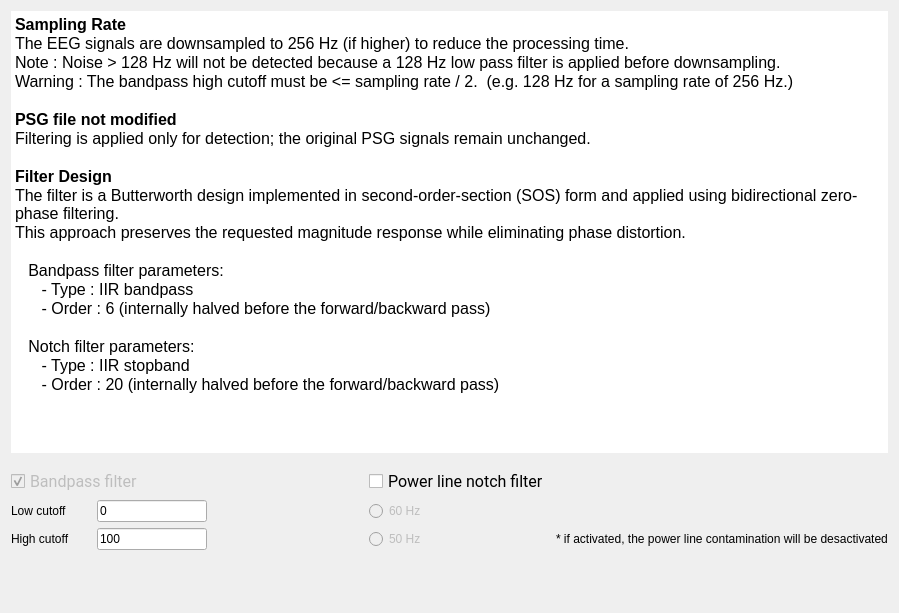
<?xml version="1.0" encoding="UTF-8"?>
<ui version="4.0">
 <class>FilterSignalsStep</class>
 <widget class="QWidget" name="FilterSignalsStep">
  <property name="geometry">
   <rect>
    <x>0</x>
    <y>0</y>
    <width>899</width>
    <height>613</height>
   </rect>
  </property>
  <property name="windowTitle">
   <string/>
  </property>
  <property name="toolTip">
   <string/>
  </property>
  <property name="styleSheet">
   <string notr="true">font: 12pt &quot;Roboto&quot;;</string>
  </property>
  <layout class="QVBoxLayout" name="verticalLayout_2">
   <item>
    <layout class="QVBoxLayout" name="verticalLayout">
     <property name="sizeConstraint">
      <enum>QLayout::SizeConstraint::SetFixedSize</enum>
     </property>
     <item>
      <widget class="QTextBrowser" name="textBrowser">
       <property name="maximumSize">
        <size>
         <width>16777215</width>
         <height>450</height>
        </size>
       </property>
       <property name="frameShape">
        <enum>QFrame::Shape::NoFrame</enum>
       </property>
       <property name="frameShadow">
        <enum>QFrame::Shadow::Plain</enum>
       </property>
       <property name="lineWidth">
        <number>0</number>
       </property>
       <property name="html">
        <string>&lt;!DOCTYPE HTML PUBLIC &quot;-//W3C//DTD HTML 4.0//EN&quot; &quot;http://www.w3.org/TR/REC-html40/strict.dtd&quot;&gt;
&lt;html&gt;&lt;head&gt;&lt;meta name=&quot;qrichtext&quot; content=&quot;1&quot; /&gt;&lt;meta charset=&quot;utf-8&quot; /&gt;&lt;style type=&quot;text/css&quot;&gt;
p, li { white-space: pre-wrap; }
hr { height: 1px; border-width: 0; }
li.unchecked::marker { content: &quot;\2610&quot;; }
li.checked::marker { content: &quot;\2612&quot;; }
&lt;/style&gt;&lt;/head&gt;&lt;body style=&quot; font-family:'Roboto'; font-size:12pt; font-weight:400; font-style:normal;&quot;&gt;
&lt;p style=&quot; margin-top:0px; margin-bottom:0px; margin-left:0px; margin-right:0px; -qt-block-indent:0; text-indent:0px;&quot;&gt;&lt;span style=&quot; font-weight:700;&quot;&gt;Sampling Rate&lt;/span&gt;&lt;/p&gt;
&lt;p style=&quot; margin-top:0px; margin-bottom:0px; margin-left:0px; margin-right:0px; -qt-block-indent:0; text-indent:0px;&quot;&gt;The EEG signals are downsampled to 256 Hz (if higher) to reduce the processing time.&lt;/p&gt;
&lt;p style=&quot; margin-top:0px; margin-bottom:0px; margin-left:0px; margin-right:0px; -qt-block-indent:0; text-indent:0px;&quot;&gt;Note : Noise &amp;gt; 128 Hz will not be detected because a 128 Hz low pass filter is applied before downsampling.&lt;/p&gt;
&lt;p style=&quot; margin-top:0px; margin-bottom:0px; margin-left:0px; margin-right:0px; -qt-block-indent:0; text-indent:0px;&quot;&gt;Warning : The bandpass high cutoff must be &amp;lt;= sampling rate / 2.  (e.g. 128 Hz for a sampling rate of 256 Hz.)&lt;/p&gt;
&lt;p style=&quot;-qt-paragraph-type:empty; margin-top:0px; margin-bottom:0px; margin-left:0px; margin-right:0px; -qt-block-indent:0; text-indent:0px;&quot;&gt;&lt;br /&gt;&lt;/p&gt;
&lt;p style=&quot; margin-top:0px; margin-bottom:0px; margin-left:0px; margin-right:0px; -qt-block-indent:0; text-indent:0px;&quot;&gt;&lt;span style=&quot; font-weight:700;&quot;&gt;PSG file not modified&lt;/span&gt;&lt;/p&gt;
&lt;p style=&quot; margin-top:0px; margin-bottom:0px; margin-left:0px; margin-right:0px; -qt-block-indent:0; text-indent:0px;&quot;&gt;Filtering is applied only for detection; the original PSG signals remain unchanged.&lt;/p&gt;
&lt;p style=&quot;-qt-paragraph-type:empty; margin-top:0px; margin-bottom:0px; margin-left:0px; margin-right:0px; -qt-block-indent:0; text-indent:0px;&quot;&gt;&lt;br /&gt;&lt;/p&gt;
&lt;p style=&quot; margin-top:0px; margin-bottom:0px; margin-left:0px; margin-right:0px; -qt-block-indent:0; text-indent:0px;&quot;&gt;&lt;span style=&quot; font-weight:700;&quot;&gt;Filter Design&lt;/span&gt;&lt;/p&gt;
&lt;p style=&quot; margin-top:0px; margin-bottom:0px; margin-left:0px; margin-right:0px; -qt-block-indent:0; text-indent:0px;&quot;&gt;The filter is a Butterworth design implemented in second-order-section (SOS) form and applied using bidirectional zero-phase filtering. &lt;/p&gt;
&lt;p style=&quot; margin-top:0px; margin-bottom:0px; margin-left:0px; margin-right:0px; -qt-block-indent:0; text-indent:0px;&quot;&gt;This approach preserves the requested magnitude response while eliminating phase distortion.&lt;/p&gt;
&lt;p style=&quot;-qt-paragraph-type:empty; margin-top:0px; margin-bottom:0px; margin-left:0px; margin-right:0px; -qt-block-indent:0; text-indent:0px;&quot;&gt;&lt;br /&gt;&lt;/p&gt;
&lt;p style=&quot; margin-top:0px; margin-bottom:0px; margin-left:0px; margin-right:0px; -qt-block-indent:0; text-indent:0px;&quot;&gt;   Bandpass filter parameters:&lt;/p&gt;
&lt;p style=&quot; margin-top:0px; margin-bottom:0px; margin-left:0px; margin-right:0px; -qt-block-indent:0; text-indent:0px;&quot;&gt;      - Type : IIR bandpass&lt;/p&gt;
&lt;p style=&quot; margin-top:0px; margin-bottom:0px; margin-left:0px; margin-right:0px; -qt-block-indent:0; text-indent:0px;&quot;&gt;      - Order : 6 (internally halved before the forward/backward pass)&lt;/p&gt;
&lt;p style=&quot;-qt-paragraph-type:empty; margin-top:0px; margin-bottom:0px; margin-left:0px; margin-right:0px; -qt-block-indent:0; text-indent:0px;&quot;&gt;&lt;br /&gt;&lt;/p&gt;
&lt;p style=&quot; margin-top:0px; margin-bottom:0px; margin-left:0px; margin-right:0px; -qt-block-indent:0; text-indent:0px;&quot;&gt;   Notch filter parameters:&lt;/p&gt;
&lt;p style=&quot; margin-top:0px; margin-bottom:0px; margin-left:0px; margin-right:0px; -qt-block-indent:0; text-indent:0px;&quot;&gt;      - Type : IIR stopband&lt;/p&gt;
&lt;p style=&quot; margin-top:0px; margin-bottom:0px; margin-left:0px; margin-right:0px; -qt-block-indent:0; text-indent:0px;&quot;&gt;      - Order : 20 (internally halved before the forward/backward pass)&lt;/p&gt;
&lt;p style=&quot;-qt-paragraph-type:empty; margin-top:0px; margin-bottom:0px; margin-left:0px; margin-right:0px; -qt-block-indent:0; text-indent:0px;&quot;&gt;&lt;br /&gt;&lt;/p&gt;&lt;/body&gt;&lt;/html&gt;</string>
       </property>
      </widget>
     </item>
     <item>
      <spacer name="verticalSpacer_2">
       <property name="orientation">
        <enum>Qt::Orientation::Vertical</enum>
       </property>
       <property name="sizeType">
        <enum>QSizePolicy::Policy::Fixed</enum>
       </property>
       <property name="sizeHint" stdset="0">
        <size>
         <width>20</width>
         <height>10</height>
        </size>
       </property>
      </spacer>
     </item>
     <item>
      <layout class="QGridLayout" name="gridLayout">
       <property name="sizeConstraint">
        <enum>QLayout::SizeConstraint::SetFixedSize</enum>
       </property>
       <item row="0" column="3">
        <widget class="QCheckBox" name="notch_checkBox">
         <property name="font">
          <font>
           <family>Roboto</family>
           <pointsize>12</pointsize>
           <italic>false</italic>
           <bold>false</bold>
          </font>
         </property>
         <property name="text">
          <string>Power line notch filter</string>
         </property>
        </widget>
       </item>
       <item row="2" column="3">
        <widget class="QRadioButton" name="radioButton_50Hz">
         <property name="enabled">
          <bool>false</bool>
         </property>
         <property name="text">
          <string>50 Hz</string>
         </property>
        </widget>
       </item>
       <item row="1" column="0">
        <widget class="QLabel" name="label">
         <property name="minimumSize">
          <size>
           <width>80</width>
           <height>0</height>
          </size>
         </property>
         <property name="text">
          <string>Low cutoff</string>
         </property>
        </widget>
       </item>
       <item row="1" column="1">
        <widget class="QLineEdit" name="low_cutoff_lineEdit">
         <property name="maximumSize">
          <size>
           <width>110</width>
           <height>16777215</height>
          </size>
         </property>
         <property name="toolTip">
          <string>Edit the low cutoff frequency in Hz (i.e. 0.3).</string>
         </property>
         <property name="text">
          <string>0</string>
         </property>
        </widget>
       </item>
       <item row="2" column="0">
        <widget class="QLabel" name="label_6">
         <property name="minimumSize">
          <size>
           <width>80</width>
           <height>0</height>
          </size>
         </property>
         <property name="text">
          <string>High cutoff</string>
         </property>
        </widget>
       </item>
       <item row="1" column="4">
        <spacer name="horizontalSpacer_3">
         <property name="orientation">
          <enum>Qt::Orientation::Horizontal</enum>
         </property>
         <property name="sizeHint" stdset="0">
          <size>
           <width>40</width>
           <height>20</height>
          </size>
         </property>
        </spacer>
       </item>
       <item row="0" column="0" colspan="2">
        <widget class="QCheckBox" name="bp_checkBox">
         <property name="enabled">
          <bool>false</bool>
         </property>
         <property name="font">
          <font>
           <family>Roboto</family>
           <pointsize>12</pointsize>
           <italic>false</italic>
           <bold>false</bold>
          </font>
         </property>
         <property name="text">
          <string>Bandpass filter</string>
         </property>
         <property name="checked">
          <bool>true</bool>
         </property>
        </widget>
       </item>
       <item row="2" column="1">
        <widget class="QLineEdit" name="high_cutoff_lineEdit">
         <property name="maximumSize">
          <size>
           <width>110</width>
           <height>16777215</height>
          </size>
         </property>
         <property name="toolTip">
          <string>Edit the high cutoff frequency in Hz (i.e. 100).</string>
         </property>
         <property name="text">
          <string>100</string>
         </property>
        </widget>
       </item>
       <item row="1" column="2">
        <spacer name="horizontalSpacer_2">
         <property name="orientation">
          <enum>Qt::Orientation::Horizontal</enum>
         </property>
         <property name="sizeHint" stdset="0">
          <size>
           <width>40</width>
           <height>20</height>
          </size>
         </property>
        </spacer>
       </item>
       <item row="1" column="3">
        <widget class="QRadioButton" name="radioButton_60Hz">
         <property name="enabled">
          <bool>false</bool>
         </property>
         <property name="text">
          <string>60 Hz</string>
         </property>
        </widget>
       </item>
       <item row="2" column="4">
        <widget class="QLabel" name="label_2">
         <property name="text">
          <string>* if activated, the power line contamination will be desactivated</string>
         </property>
        </widget>
       </item>
      </layout>
     </item>
     <item>
      <spacer name="verticalSpacer">
       <property name="orientation">
        <enum>Qt::Orientation::Vertical</enum>
       </property>
       <property name="sizeType">
        <enum>QSizePolicy::Policy::Minimum</enum>
       </property>
       <property name="sizeHint" stdset="0">
        <size>
         <width>20</width>
         <height>52</height>
        </size>
       </property>
      </spacer>
     </item>
    </layout>
   </item>
  </layout>
 </widget>
 <resources>
  <include location="../../../../../snooz-toolbox/src/main/python/ui/themes/themes.qrc"/>
 </resources>
 <connections>
  <connection>
   <sender>bp_checkBox</sender>
   <signal>clicked()</signal>
   <receiver>FilterSignalsStep</receiver>
   <slot>update_filter_settings()</slot>
   <hints>
    <hint type="sourcelabel">
     <x>111</x>
     <y>218</y>
    </hint>
    <hint type="destinationlabel">
     <x>234</x>
     <y>171</y>
    </hint>
   </hints>
  </connection>
  <connection>
   <sender>notch_checkBox</sender>
   <signal>clicked()</signal>
   <receiver>FilterSignalsStep</receiver>
   <slot>update_filter_settings()</slot>
   <hints>
    <hint type="sourcelabel">
     <x>111</x>
     <y>244</y>
    </hint>
    <hint type="destinationlabel">
     <x>234</x>
     <y>171</y>
    </hint>
   </hints>
  </connection>
  <connection>
   <sender>radioButton_50Hz</sender>
   <signal>clicked()</signal>
   <receiver>FilterSignalsStep</receiver>
   <slot>update_filter_settings()</slot>
   <hints>
    <hint type="sourcelabel">
     <x>420</x>
     <y>360</y>
    </hint>
    <hint type="destinationlabel">
     <x>339</x>
     <y>229</y>
    </hint>
   </hints>
  </connection>
  <connection>
   <sender>radioButton_60Hz</sender>
   <signal>clicked()</signal>
   <receiver>FilterSignalsStep</receiver>
   <slot>update_filter_settings()</slot>
   <hints>
    <hint type="sourcelabel">
     <x>420</x>
     <y>334</y>
    </hint>
    <hint type="destinationlabel">
     <x>339</x>
     <y>229</y>
    </hint>
   </hints>
  </connection>
  <connection>
   <sender>high_cutoff_lineEdit</sender>
   <signal>editingFinished()</signal>
   <receiver>FilterSignalsStep</receiver>
   <slot>update_high_cutoff_slot()</slot>
   <hints>
    <hint type="sourcelabel">
     <x>151</x>
     <y>314</y>
    </hint>
    <hint type="destinationlabel">
     <x>339</x>
     <y>229</y>
    </hint>
   </hints>
  </connection>
  <connection>
   <sender>low_cutoff_lineEdit</sender>
   <signal>editingFinished()</signal>
   <receiver>FilterSignalsStep</receiver>
   <slot>update_low_cutoff_slot()</slot>
   <hints>
    <hint type="sourcelabel">
     <x>151</x>
     <y>288</y>
    </hint>
    <hint type="destinationlabel">
     <x>339</x>
     <y>229</y>
    </hint>
   </hints>
  </connection>
 </connections>
 <slots>
  <slot>update_filter_settings()</slot>
  <slot>update_low_cutoff_slot()</slot>
  <slot>update_high_cutoff_slot()</slot>
 </slots>
</ui>
